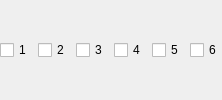
                              <widget class="QWidget" name="recTracks">
                               <layout class="QHBoxLayout" name="horizontalLayout_9">
                                <property name="leftMargin">
                                 <number>0</number>
                                </property>
                                <property name="topMargin">
                                 <number>0</number>
                                </property>
                                <property name="rightMargin">
                                 <number>0</number>
                                </property>
                                <property name="bottomMargin">
                                 <number>0</number>
                                </property>
                                <item>
                                 <widget class="QCheckBox" name="advOutRecTrack1">
                                  <property name="text">
                                   <string notr="true">1</string>
                                  </property>
                                 </widget>
                                </item>
                                <item>
                                 <widget class="QCheckBox" name="advOutRecTrack2">
                                  <property name="text">
                                   <string notr="true">2</string>
                                  </property>
                                 </widget>
                                </item>
                                <item>
                                 <widget class="QCheckBox" name="advOutRecTrack3">
                                  <property name="text">
                                   <string notr="true">3</string>
                                  </property>
                                 </widget>
                                </item>
                                <item>
                                 <widget class="QCheckBox" name="advOutRecTrack4">
                                  <property name="text">
                                   <string notr="true">4</string>
                                  </property>
                                 </widget>
                                </item>
                                <item>
                                 <widget class="QCheckBox" name="advOutRecTrack5">
                                  <property name="text">
                                   <string notr="true">5</string>
                                  </property>
                                 </widget>
                                </item>
                                <item>
                                 <widget class="QCheckBox" name="advOutRecTrack6">
                                  <property name="text">
                                   <string notr="true">6</string>
                                  </property>
                                 </widget>
                                </item>
                               </layout>
                              </widget>
